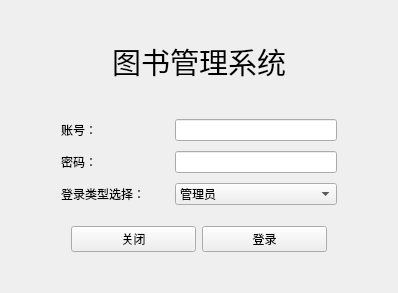
<?xml version="1.0" encoding="UTF-8"?>
<ui version="4.0">
 <class>Form</class>
 <widget class="QWidget" name="Form">
  <property name="geometry">
   <rect>
    <x>0</x>
    <y>0</y>
    <width>398</width>
    <height>293</height>
   </rect>
  </property>
  <property name="windowTitle">
   <string>用户登录</string>
  </property>
  <layout class="QVBoxLayout" name="verticalLayout">
   <item>
    <widget class="QLabel" name="label">
     <property name="font">
      <font>
       <family>楷体</family>
       <pointsize>22</pointsize>
      </font>
     </property>
     <property name="text">
      <string>&lt;html&gt;&lt;head/&gt;&lt;body&gt;&lt;p align=&quot;center&quot;&gt;图书管理系统&lt;/p&gt;&lt;/body&gt;&lt;/html&gt;</string>
     </property>
    </widget>
   </item>
   <item>
    <layout class="QFormLayout" name="formLayout">
     <property name="horizontalSpacing">
      <number>30</number>
     </property>
     <property name="verticalSpacing">
      <number>10</number>
     </property>
     <property name="leftMargin">
      <number>50</number>
     </property>
     <property name="rightMargin">
      <number>50</number>
     </property>
     <item row="0" column="0">
      <widget class="QLabel" name="label_user">
       <property name="text">
        <string>&lt;html&gt;&lt;head/&gt;&lt;body&gt;&lt;p align=&quot;right&quot;&gt;账号：&lt;/p&gt;&lt;/body&gt;&lt;/html&gt;</string>
       </property>
      </widget>
     </item>
     <item row="0" column="1">
      <widget class="QLineEdit" name="lineEdit_user"/>
     </item>
     <item row="1" column="0">
      <widget class="QLabel" name="label_pw">
       <property name="text">
        <string>&lt;html&gt;&lt;head/&gt;&lt;body&gt;&lt;p align=&quot;right&quot;&gt;密码：&lt;/p&gt;&lt;/body&gt;&lt;/html&gt;</string>
       </property>
      </widget>
     </item>
     <item row="1" column="1">
      <widget class="QLineEdit" name="lineEdit_pw"/>
     </item>
     <item row="2" column="0">
      <widget class="QLabel" name="label_select_user_type">
       <property name="text">
        <string>登录类型选择：</string>
       </property>
      </widget>
     </item>
     <item row="2" column="1">
      <widget class="QComboBox" name="comboBox_user_type">
       <item>
        <property name="text">
         <string>管理员</string>
        </property>
       </item>
      </widget>
     </item>
    </layout>
   </item>
   <item>
    <layout class="QHBoxLayout" name="horizontalLayout">
     <property name="spacing">
      <number>6</number>
     </property>
     <property name="sizeConstraint">
      <enum>QLayout::SetDefaultConstraint</enum>
     </property>
     <property name="leftMargin">
      <number>60</number>
     </property>
     <property name="rightMargin">
      <number>60</number>
     </property>
     <property name="bottomMargin">
      <number>30</number>
     </property>
     <item>
      <widget class="QPushButton" name="pushButton_close">
       <property name="text">
        <string>关闭</string>
       </property>
      </widget>
     </item>
     <item>
      <widget class="QPushButton" name="pushButton_login">
       <property name="text">
        <string>登录</string>
       </property>
      </widget>
     </item>
    </layout>
   </item>
  </layout>
 </widget>
 <resources/>
 <connections/>
</ui>
